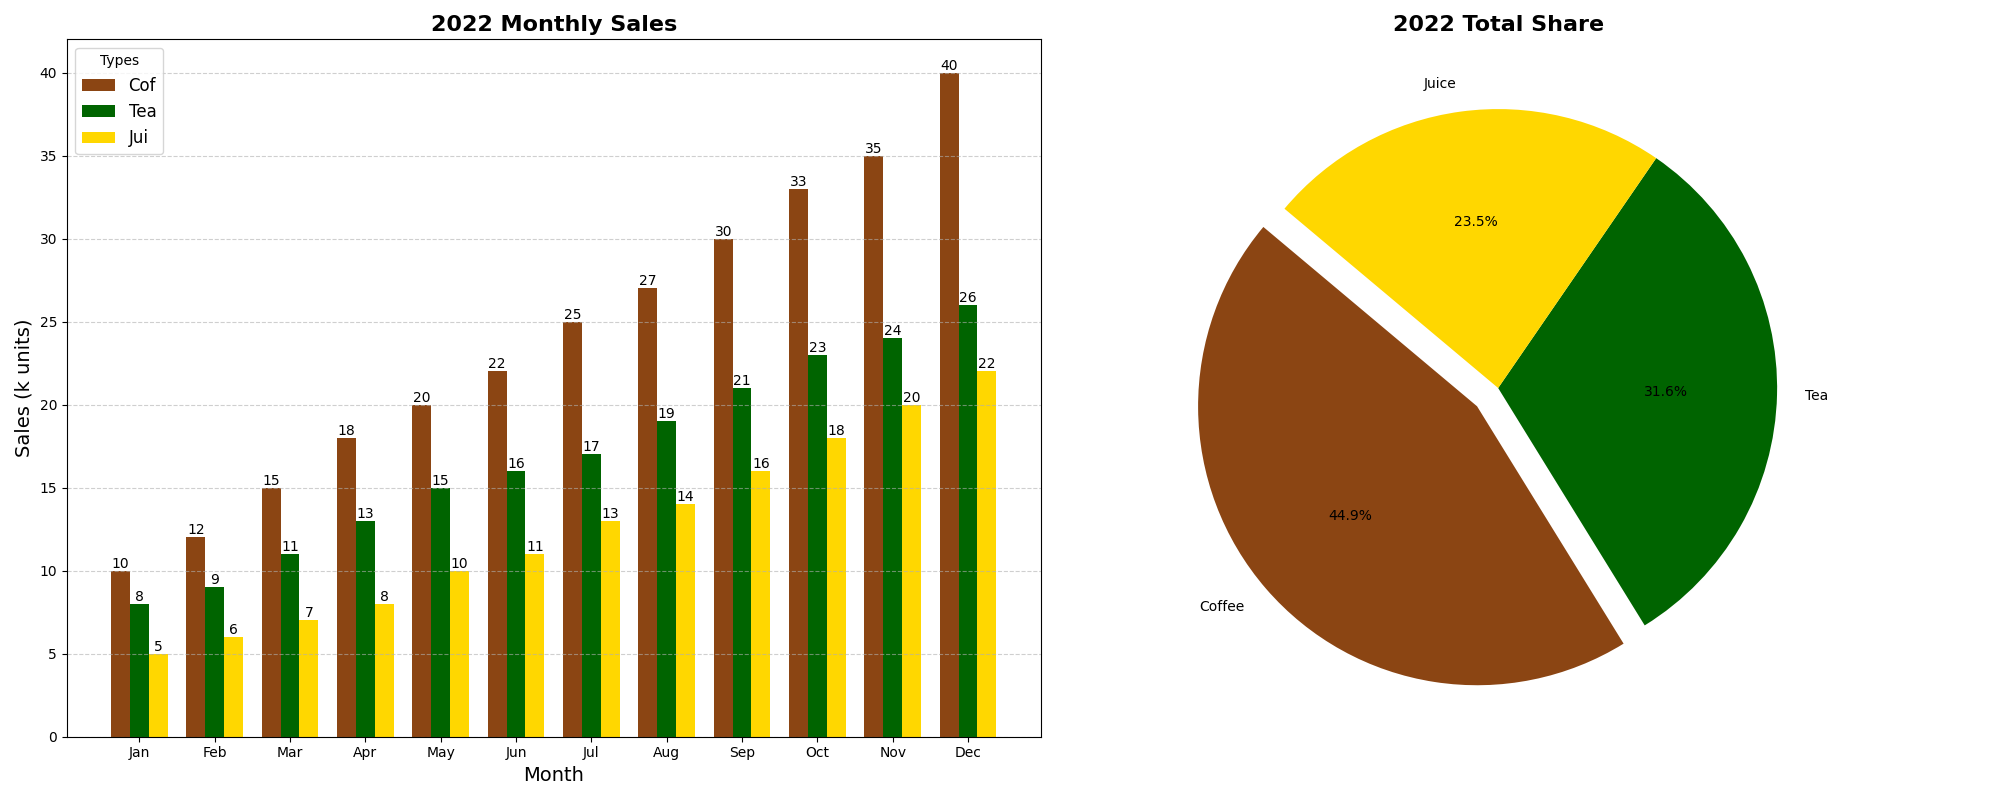

This figure's Python source:
import matplotlib.pyplot as plt
import numpy as np

# Data: Monthly sales in thousands of units
months = np.arange(1, 13)
coffee_sales = np.array([10, 12, 15, 18, 20, 22, 25, 27, 30, 33, 35, 40])
tea_sales = np.array([8, 9, 11, 13, 15, 16, 17, 19, 21, 23, 24, 26])
juice_sales = np.array([5, 6, 7, 8, 10, 11, 13, 14, 16, 18, 20, 22])

# Cumulative sales
cumulative_sales = np.array([sum(coffee_sales), sum(tea_sales), sum(juice_sales)])
beverages = ['Coffee', 'Tea', 'Juice']
colors = ['#8B4513', '#006400', '#FFD700']

# Subplots layout
fig, (ax1, ax2) = plt.subplots(1, 2, figsize=(20, 8))

# Bar chart: Monthly sales
width = 0.25
ax1.bar(months - width, coffee_sales, width=width, color='#8B4513', label='Cof')
ax1.bar(months, tea_sales, width=width, color='#006400', label='Tea')
ax1.bar(months + width, juice_sales, width=width, color='#FFD700', label='Jui')

ax1.set_title('2022 Monthly Sales', fontsize=16, fontweight='bold')
ax1.set_xlabel('Month', fontsize=14)
ax1.set_ylabel('Sales (k units)', fontsize=14)
ax1.set_xticks(months)
ax1.set_xticklabels(['Jan', 'Feb', 'Mar', 'Apr', 'May', 'Jun', 'Jul', 'Aug', 'Sep', 'Oct', 'Nov', 'Dec'])
ax1.legend(loc='upper left', fontsize=12, title='Types')
ax1.grid(axis='y', linestyle='--', alpha=0.6)

for i in range(len(months)):
    ax1.text(months[i] - width, coffee_sales[i], str(coffee_sales[i]), ha='center', va='bottom', fontsize=10)
    ax1.text(months[i], tea_sales[i], str(tea_sales[i]), ha='center', va='bottom', fontsize=10)
    ax1.text(months[i] + width, juice_sales[i], str(juice_sales[i]), ha='center', va='bottom', fontsize=10)

# Pie chart: Cumulative sales
ax2.pie(cumulative_sales, labels=beverages, colors=colors, autopct='%1.1f%%', startangle=140, explode=(0.1, 0, 0))
ax2.set_title('2022 Total Share', fontsize=16, fontweight='bold')

plt.tight_layout()
plt.show()
